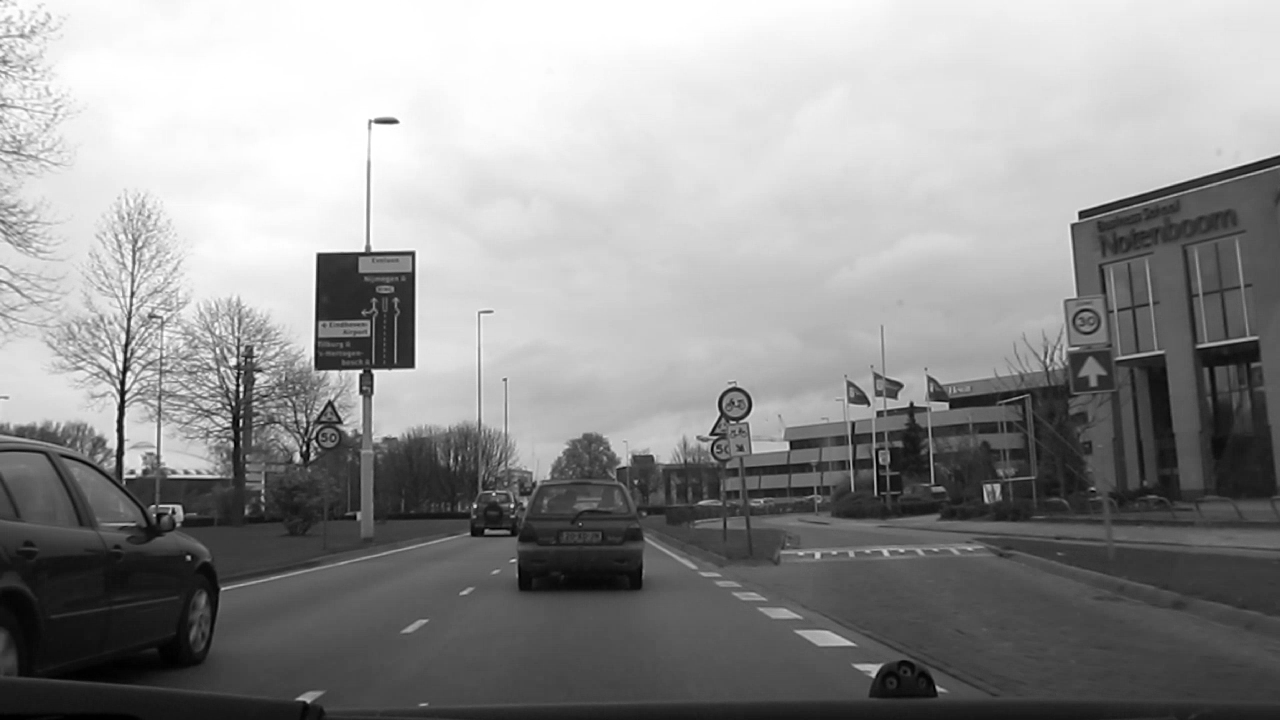
#> input picture input.pgm, 1280 x 720 px, given in place of the camera
$ python method_2.py   (Python 2 division)
#> lines starting #> are read from the running program, lines starting #| are printed output that depends on the picture; after the words box and inside, x2 and y2 are one past the last pixel; in counts of white or black regions, pixels touching at a corner belong together
#!/usr/bin/python
import numpy as np
import cv2
cv2.namedWindow("output", cv2.WINDOW_NORMAL)
video_capture = cv2.VideoCapture(-1)
video_capture.set(3, 160)
video_capture.set(4, 120)

while(True):
    # Capture the frames
    ret, frame = video_capture.read()
#> frame is the input picture: shape (720, 1280, 3); min 0, max 255, mean 146.4
    # Crop the image
    # crop_img = frame[60:120, 0:160]
    # Convert to grayscale
    gray = cv2.cvtColor(frame, cv2.COLOR_BGR2GRAY)
    # Gaussian blur
    blur = cv2.GaussianBlur(gray,(5,5),0)
    # Color thresholding
    ret,thresh = cv2.threshold(blur,60,255,cv2.THRESH_BINARY_INV)
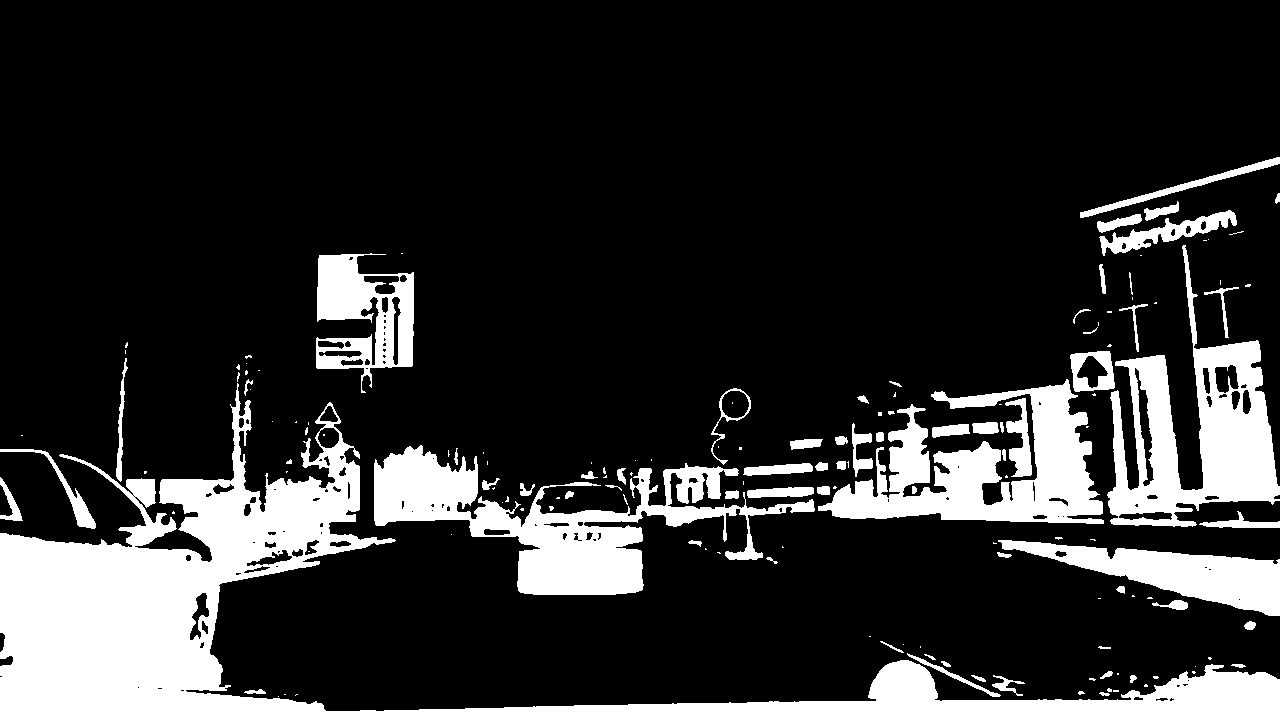
#> thresh: shape (720, 1280); 18.4% white; 154 white regions (85 under 20 px)
    # Find the contours of the frame
    contours,hierarchy = cv2.findContours(thresh.copy(), 1, cv2.CHAIN_APPROX_NONE)
#> contours = 272 contours, 149 with area under 20; largest, box (x1, y1, x2, y2) and area: (0, 383, 1280, 720) 78794, (374, 445, 815, 595) 20730, (1107, 245, 1280, 527) 19912, (818, 379, 1104, 524) 17874, (998, 540, 1280, 616) 8568
    # Find the biggest contour (if detected)
    if len(contours) > 0:
        c = max(contours, key=cv2.contourArea)
#> c = contour of 4983 points, box (x1, y1, x2, y2) (0, 383, 1280, 720), area 78794
        M = cv2.moments(c)
#> M = moments, m00 78794.5, centre m10/m00, m01/m00 = (360.8, 623.9)
        cx = int(M['m10']/M['m00'])
#> cx = 360
        cy = int(M['m01']/M['m00'])
#> cy = 623
        cv2.line(frame,(cx,0),(cx,720),(255,0,0),1)
        cv2.line(frame,(0,cy),(1280,cy),(255,0,0),1)
        cv2.drawContours(frame, contours, -1, (0,255,0), 1)
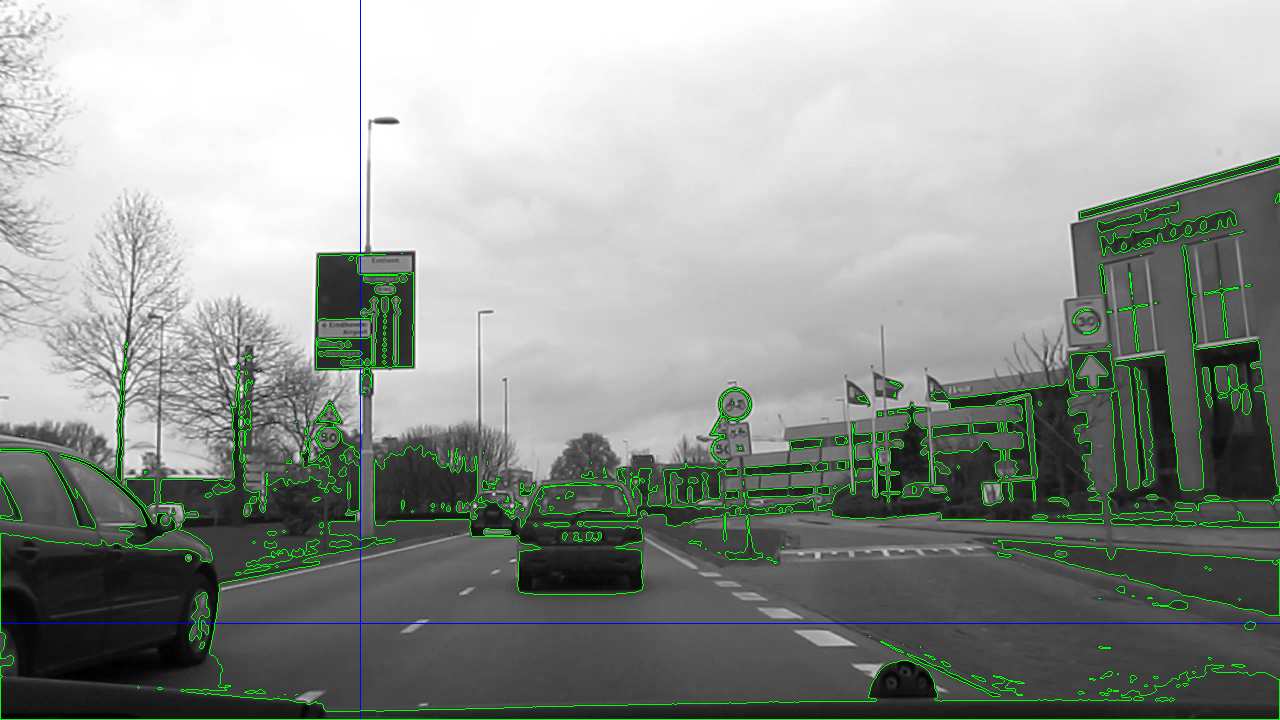
#> frame: shape (720, 1280, 3); mean B, G, R 145.6, 150.9, 145
        if cx >= 120:
            print "Turn Left!"
        if cx < 120 and cx > 50:
            print "On Track!"
        if cx <= 50:
            print "Turn Right"
    else:
        print "I don't see the line"
    #Display the resulting frame
    cv2.imshow('output',frame)
    if cv2.waitKey(1) & 0xFF == ord('q'):
#> (key q is pressed here)
        break
